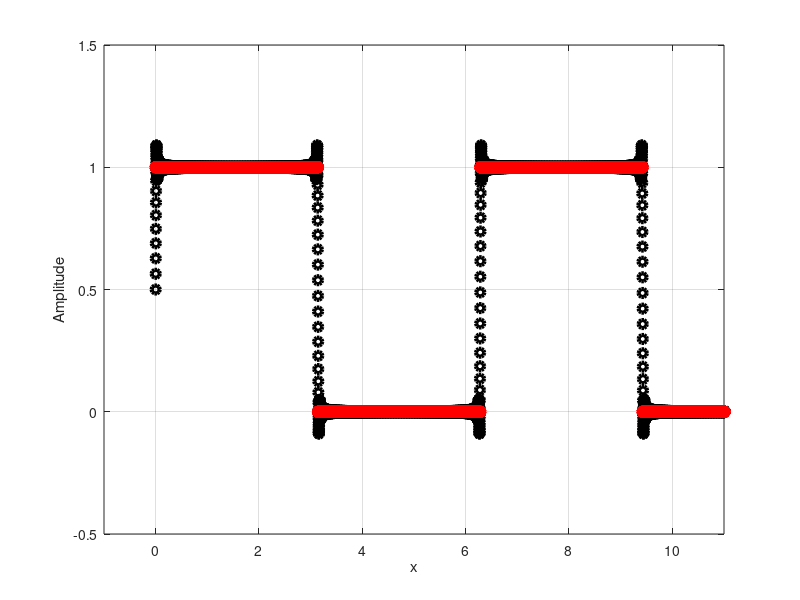

MATLAB code for this plot:
clear;
home;
close;
pkg load signal;

%n is a constant
function retval = sinn_An(n,x)
	An = 2.0/pi/n;
	retval = An*sin(n.*x);
endfunction

%The full series
function retval = fourier_square(n,x)
	retval = 0.5;
	for i=[0:n]
		retval = retval+sinn_An(2*i+1,x);
	endfor
endfunction

x = 0.0:0.001:(2.0*pi)*10; %Octave is awesome!!

S = 0.5 + sinn_An(1,x) + sinn_An(3,x)+sinn_An(5,x) + sinn_An(7,x);
S1 = fourier_square(100,x);

plot(x,S1,'o','color','black','linewidth',3);
hold on;
grid on;
axis([-1 11 -0.5 1.5]);
xlabel("x");
ylabel("Amplitude");
plot(x,square(x)*0.5+0.5,'o','color','red','linewidth',3);
